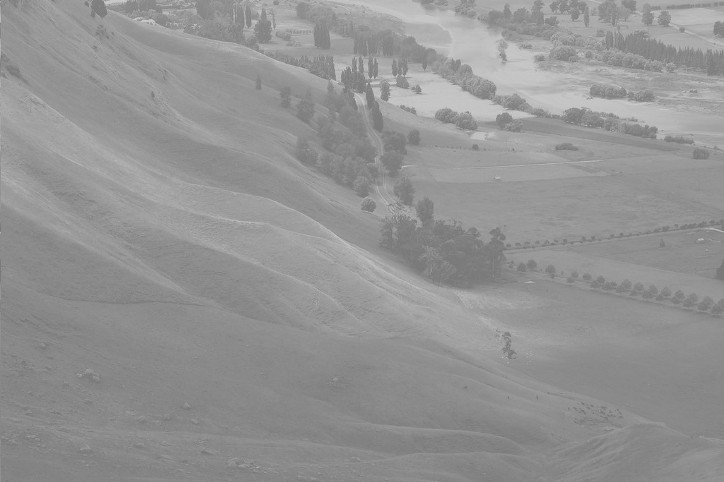
#> input picture TP4/assets/ej7/low_contrast_ex.jpeg, 724 x 482 px
$ jupyter execute --allow-errors ej7.ipynb
#> lines starting #> are read from the running program, lines starting #| are printed output that depends on the picture
### TP4/src/helpers/compare_images.py
import matplotlib.pyplot as plt
def compare_images(images, titles, norm=False):
    '''
    Plots a sequence of images next to each other.

        Parameters
        ----------
        images : array
            Images (in array format) to plot
        titles : array
            Titles (string) of each image. Must be the same size as the images array.
        norm : bool
            If True indicates range 0-1. If False, range 0-255.
    '''
    if (len(titles) != len(images)):
        raise ValueError("The length of the titles array must be equal to the length of the images array.")

    fig, axs = plt.subplots(1, len(images), figsize=(15,15))
    for i in range(len(images)):
        axs[i].axis('off')
        if norm:
            axs[i].imshow(images[i], cmap='gray', vmin=0, vmax=1)
        else:
            axs[i].imshow(images[i], cmap='gray')
        axs[i].set_title(titles[i])

### TP4/src/helpers/plot_histogram.py
# import numpy as np
import matplotlib.pyplot as plt
import numpy as np
import matplotlib as cm
def plot_histogram(image, new_image=[], title='', label='Original', new_label='', xlim=(0,255), correctY=True, showColorBar = True, plotCDF = False):
    """
    The function plots the histogram of an input image and, optionally, overlaps the histogram of secondary image.

    Parameters
    ----------
        'image':            array_like - The image used to plot the histogram. An array that contains the image values.
        'new_image':        array_like or None - Optional - The secondary image used to plot the histogram. An array that contains the image values.
        'title':            string -The plot's title.
        'label':            string - The label of the primary histogram.
        'new_label':        string or None - The label of the secondary histogram.
        'xlim':             tuple - The limits of the histogram to plot.
        'correctY':         bool - Adjusts the Y axis limits to fit the visualized graph.
        'showColorBar':     bool - Incorporates a gray color bar at the bottom of the plot.
        'plotCDF'           bool - Interpolates the cumulative distribution function in the histogram's plot.
    ----------
        'bins':             array_like - The edges of the bins.
        'N1':               array_like - The values of the primary histogram bins.
        'N2':               array_like - The values of the secondary histogram bins.
    """
    # Histograma original
    fig, ax = plt.subplots(figsize=(10,5))
    N1, bins1, _= ax.hist(image.ravel(),256,[0,255], density=True, label=label,)

    if (plotCDF):
        cdf = N1.cumsum()
        cdf_normalized = cdf * float(N1.max()) / cdf.max()
        ax.plot(cdf_normalized, label='CDF ' + label)

    # Histograma de la nueva imagen
    N2 = N1.copy()
    if(new_image is not None and len(new_image) > 0):
        N2, bins2, _ = ax.hist(new_image.ravel(),256,[0,255], density=True, label=new_label, alpha=0.8)
        if(plotCDF):
            cdf2 = N2.cumsum()
            cdf2_normalized = cdf2 * float(N2.max()) / cdf2.max()
            ax.plot(cdf2_normalized, label='CDF ' + new_label)


    # Selección límites
    plt.xlim(xlim)
    if (correctY):
        correct_limit(ax, bins1, N1, N2, xlim)

    sm = plt.cm.ScalarMappable(cmap=plt.cm.gray, norm=plt.Normalize(vmin=0, vmax=255))

    sm._A = []
    if (showColorBar):
        ticks = plt.xticks()[0]
        colorbar = plt.colorbar(sm, location='bottom', boundaries=np.linspace(xlim[0],xlim[1],200))
        colorbar.ax.get_xaxis().set_ticks([])


    plt.tight_layout()
    plt.legend()
    plt.title(title)
    plt.show()
    return bins1, N1, N2

def correct_limit(axis, x, y1, y2, xlim):
   i = np.where( (x > xlim[0]) &  (x < xlim[1]) )[0]
   plt.ylim( np.min([y1[i].min()*0.9, y2[i].min()*0.9]), np.max([y1[i].max()*1.1, y2[i].max()*1.1]))

### TP4/src/ej7-ecualizacion-histograma/ej7.ipynb
# Procesamiento de Imágenes - Trabajo Práctico N°4
## Grupo 3
* Santiago Arribere
* Matías Francois
* Joaquín Gaytan
* Pablo Scheinfeld

# Ejercicio 7

## Ecualización de Histograma

[cell 1]
from PIL import Image
import numpy as np
import sys
# Add the folder path to the sys.path list
sys.path.append('../../src/helpers/')
from plot_histogram import plot_histogram
from compare_images import compare_images

La ecualización de un histograma es una técnica empleada para ajustar el contraste de una imagen. A modo de introducción, en una imagen en la que el histograma se encuentre distribuido de una forma poco uniforme, el contraste no resulta adecuado. Por el contrario, el contraste es óptimo cuando los valores del histograma se encuentran distribuidos uniformemente.

Para comprobarlo, a continuación se muestran dos imágenes con sus respectivos histogramas. Estas imágenes fueron obtenidas de la página
<a href="https://ichi.pro/es/introduccion-a-la-ecualizacion-de-histogramas-para-la-mejora-de-imagenes-digitales-72596068212291" title="Ichi">Ichi</a>.

[cell 2]
low_contrast_ex = np.array(Image.open('../../assets/ej7/low_contrast_ex.jpeg'), dtype=np.uint8)  # Open
#> low_contrast_ex is the input picture: shape (482, 724, 3); min 113, max 209, mean 147.5
normal_contrast_ex = np.array(Image.open('../../assets/ej7/normal_contrast_ex.png'), dtype=np.uint8)  # Open
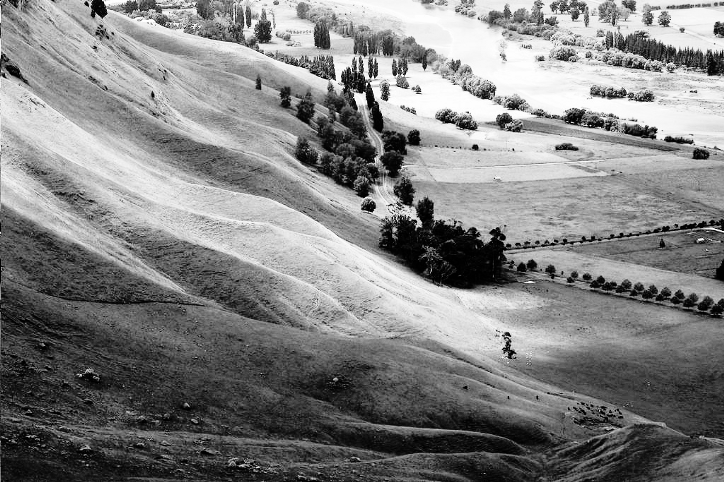
#> input picture TP4/assets/ej7/normal_contrast_ex.png, 724 x 482 px
#> normal_contrast_ex is the input picture: shape (482, 724, 3); min 0, max 255, mean 129.5

compare_images([low_contrast_ex, normal_contrast_ex], ['Bajo Contraste', 'Contraste Normal'])
#> the loop in compare_images, `for i in range(len(images)):` made 2 passes

#> (the rest of this cell did not finish here and is left out)

#> in plot_histogram, `N1, bins1, _= ax.hist(image.ravel(),256,[0,255], density=True, label=l..`: N1 = 256 values, max 0.0425 at index 137, min 0 at index 0, mean 0.00392; bins1 = 257 values from 0 to 255
#> in plot_histogram, `N2 = N1.copy()`: N2 has the same summary as N1
#> in plot_histogram, `N2, bins2, _ = ax.hist(new_image.ravel(),256,[0,255], density=True, la..`: N2 = 256 values, max 0.006 at index 72, min 0.000268 at index 255, mean 0.00392; bins2 = 257 values from 0 to 255
#> in correct_limit, `i = np.where( (x > xlim[0]) &  (x < xlim[1]) )[0]`: i = 255 values from 1 to 255

Se observa que la imagen izquierda presenta considerablemente poco contraste y esto se representa en el histograma por los valores muy focalizados en el centro de la escala. Por otro lado, la imagen derecha visualmente cuenta con un contraste adecuado. A su vez, su histograma se encuentra casi uniformemente distribuido alrededor de toda la escala de grises.

Dado el comportamiento mencionado, la ecualización del histograma busca aplanar el histograma de una imagen, distribuyendo los valores de forma tal que se mejore su contraste. Sin embargo, al trabajar con imágenes digitales, el histograma resultante no será perfectamente uniforme, ya que existe una cantidad limitada de valores que se asignan a cada píxel. Entonces, cada valor de gris será mapeado a un nuevo valor con el objetivo de aplanar el histograma lo máximo posible.

Siento r un valor de gris de entrada y s el valor de gris al que es mapeado, se busca una transformación T tal que: $$s = T(r)$$

### Caso continuo

En un caso continuo, la transformación a encontrar generaría el siguiente resultado, donde cada valor de salida tiene la misma probabilidad.

Para encontrar la transformación, se parte de las características de las funciones densidad de probabilidad.

$$\int_0^1{p_r(r)\cdot dr} = 1$$
$$\int_0^1{p_s(s)\cdot ds} = 1$$

Entonces, $$\int_0^1{p_r(r)\cdot dr} = \int_0^1{p_s(s)\cdot ds} = 1$$

Y, como $s = T(r)$,

$$p_s(s)\cdot ds = p_r(r)\cdot dr |_{r = T^{-1}(s)}$$

En el caso continuo, tomando al rango de 0 a L-1, todos los valores de salida tendrían la misma probabilidad, igual a $\frac{1}{L-1}$, dado que es una fdp uniforme.

Así, $$p_s(s) = \frac{1}{L-1}$$

Reemplazando:

$$p_s(s)\cdot = p_r(r)\cdot \frac{dr}{ds} |_{r = T^{-1}(s)} = \frac{1}{L-1}$$
$$\frac{dr}{ds} |_{r = T^{-1}(s)} =  \frac{1}{L-1} \cdot \frac{1}{p_r(r)}$$

Por último,

$$s = T(r) = (L-1) \cdot \int_0^r{p_r(w)\cdot dw} $$

### Caso discreto

En el caso discreto, la expresión de s resulta:

$$s_k = T(r_k) = (L-1) \cdot \sum_{j=0}^k{p_r(r_j)} $$

Y como, $p_r(r_j) = \frac{n_j}{M \cdot N}$, en una imagen de M x N píxeles:

$$s_k = T(r_k) = \frac{L-1}{M \cdot N} \cdot \sum_{j=0}^k{n_j} $$

En la expresión anterior $n_j$ representa cada píxel con un valor de gris $r_j$.

En resumen, para todos los píxeles de cada valor $r_j$ se obtiene un nuevo valor $s_j$ por el cual se los reemplazará. El nuevo valor coincide con multiplicar a $(L-1)$ por la función de distribución acumulada hasta el momento. La imagen resultante debería contener una función de distribución acumulada que crezca de forma aproximadamente lineal, ya que se busca que la función de densidad de probabilidad de la imagen sea aproximadamente uniforme.

## Implementación
### Mediante OpenCV

[cell 3]
import cv2
from matplotlib import pyplot as plt
path = "../../assets/ej7/low_contrast_2.png"
low_contrast_ex2 = cv2.imread(path, 0)
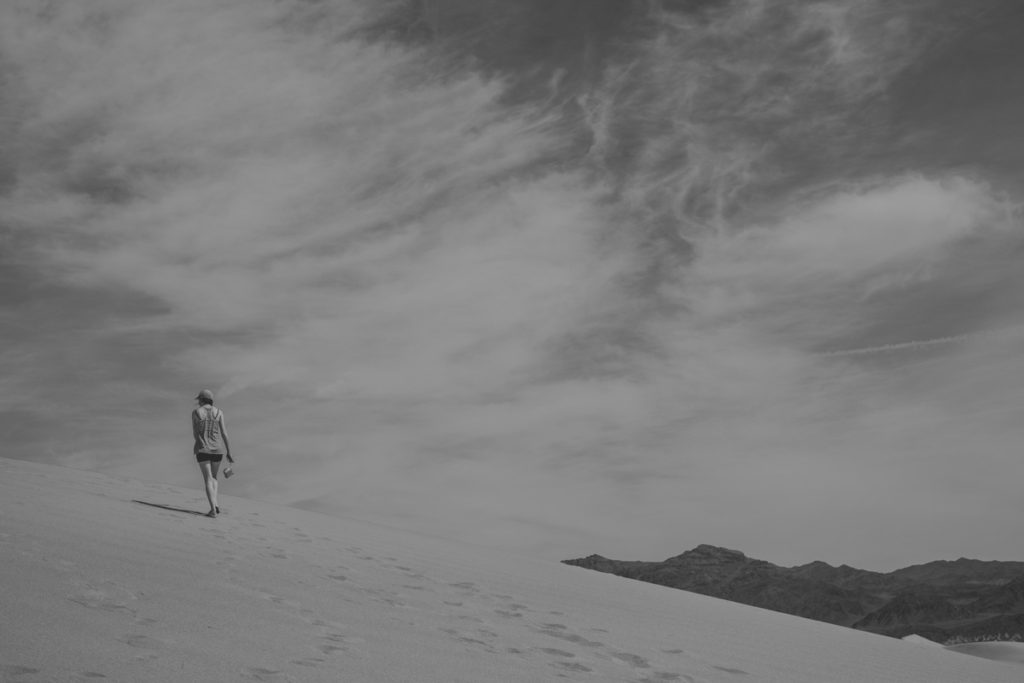
#> input picture TP4/assets/ej7/low_contrast_2.png, 1024 x 683 px
#> low_contrast_ex2 is the input picture: shape (683, 1024); min 30, max 173, mean 121.7
plt.imshow(low_contrast_ex2,cmap='gray')
plt.axis('off')
plt.title('Imagen con bajo contraste')

[cell 4]
equ = cv2.equalizeHist(low_contrast_ex2)
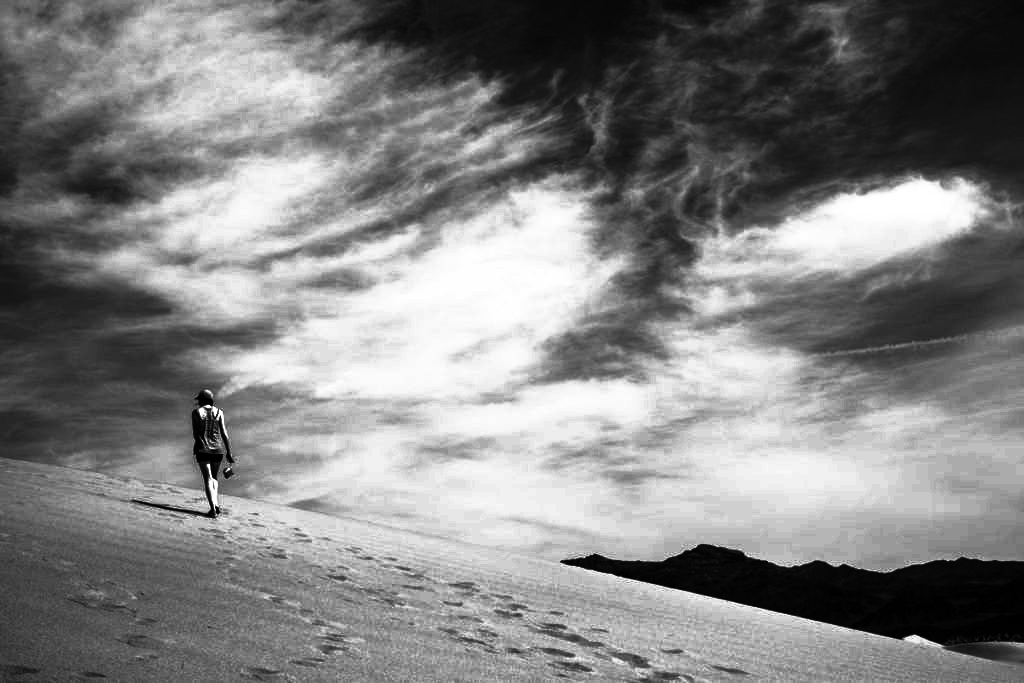
#> equ: shape (683, 1024); min 0, max 255, mean 130.1

compare_images([low_contrast_ex2, equ], ['Bajo Contraste', 'Ecualizada'])
#> the loop in compare_images (call 2), `for i in range(len(images)):` made 2 passes

#> (the rest of this cell did not finish here and is left out)


Al comparar las imágenes se observa que la resultante de ecualizar el histograma presenta claramente un mayor contraste. Asimismo, dicho contraste resulta adecuado y no se excede de lo esperado. De esta forma, se logró mejorar la calidad de la imagen original.

Analizando el histograma, se puede destacar que este fue transformado de tal forma que ocupe todo el rango de valores. Además, si bien no se logró que este sea constante debido a que el rango de valores es discreto, el nuevo histograma es mucho más cercano a una distribución uniforme que el original.

A continuación, para estudiar si el histograma resultante es realmente cercano a una distribución uniforme, se le superpone su función de distribución acumulada. Dado que en el caso de una función de probabilidad uniforme, la función de distribución acumulada debería ser una función lineal creciente, se espera que en este caso el comportamiento sea similar.

[cell 5]
# Histograma
hist,bins = np.histogram(equ.flatten(),256,[0,256])
#> hist = 256 values, max 26060 at index 171, min 0 at index 25, mean 2732; bins = 257 values from 0 to 256
# Calculo función de distribución acumulada
cdf = hist.cumsum()
#> cdf = 256 values from 1000 to 699392
cdf_normalized = cdf * float(hist.max()) / cdf.max()
#> cdf_normalized = 256 values from 37.26 to 26060

# Plot
plt.plot(cdf_normalized, color = 'b')
plt.hist(equ.flatten(),256,[0,256], color = 'r')
plt.xlim([0,256])
plt.legend(('cdf','Histograma'), loc = 'upper left')
plt.title('Histograma de imagen ecualizada')
plt.show()
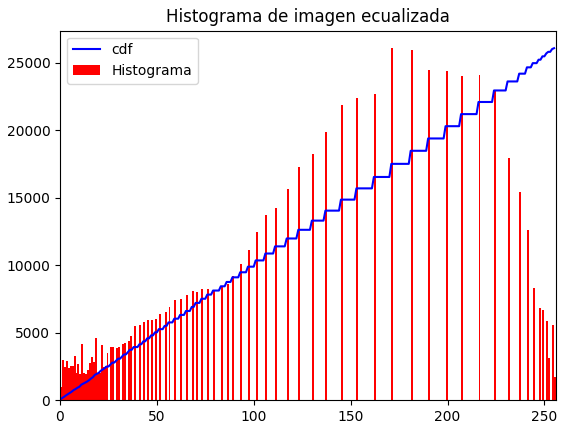
#> figure drawn by matplotlib, 1 panel; tallest bar 26060 high, from x = 171 to 172; curve peaks at x = 255, y = 26060

Efectivamente, el histograma resultante presenta una función de distribución acumulada muy similar a una función lineal creciente. La única diferencia se encuentra en la presencia de pequeños escalones que se deben a que el rango de valores es discreto.

### Implementación propia

A continuación se implementa y se prueba una función que realicé la ecualización del histograma de una imagen de entrada. Para realizarlo se tuvieron en cuenta las expresiones matemáticas incluidas anteriormente.

[cell 6]
def equalize_hist(image, L=256):
#> called with L = 256
    new_image = np.zeros(shape=image.shape, dtype=np.uint8)

    flattened = image.copy().flatten()
    ac = 0
    for j in range(L):  #Itera por todos los valores de gris.
        # Cuenta cantidad de píxeles con valor j.
        n_j = np.count_nonzero([flattened == j])
        # Calcula la probabilidad de dicho valor.
        p = n_j / len(flattened)
        # Actualiza función de distribución acumulada
        ac += p
        # Calcula valor de gris de reemplazo.
        s_j = (L-1)*ac
        # Reemplaza el valor j por el valor s_j
        new_image[image == j] = np.uint8(np.round(s_j))
#> after the loop, ac = 1
    return new_image

[cell 7]
img2 = np.array(Image.open('../../assets/ej7/low_contrast_ex.jpeg'), dtype=np.uint8)  # Open
ec = equalize_hist(img2)

compare_images([img2, ec], ['Bajo Contraste', 'Imagen Ecualizada'])
#> (the rest of this cell did not finish here and is left out)


Se observa que el algoritmo implementado funcionó adecuadamente. La imagen resultante presenta un contraste considerablemente más adecuado que la imagen original. A su vez, el histograma de la imagen ecualizada presenta una función de densidad acumulada que se asemeja más a una función lineal creciente que el histograma original.

[cell 8]
lc_3 = np.array(Image.open('../../assets/ej7/low_contrast_3.png'), dtype=np.uint8)  # Open
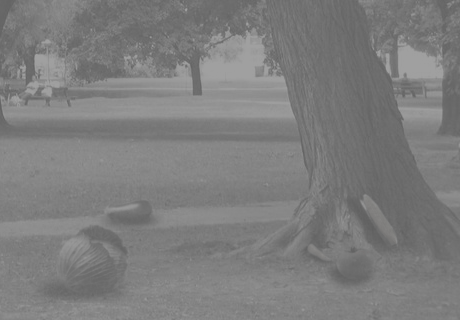
#> input picture TP4/assets/ej7/low_contrast_3.png, 460 x 320 px
#> lc_3 is the input picture: shape (320, 460, 3); mean R, G, B 125.4, 125.4, 125.4
ec_3 = equalize_hist(lc_3)
#> call 2 of equalize_hist, with L = 256
#> after the loop in equalize_hist (call 2), `for j in range(L):`:
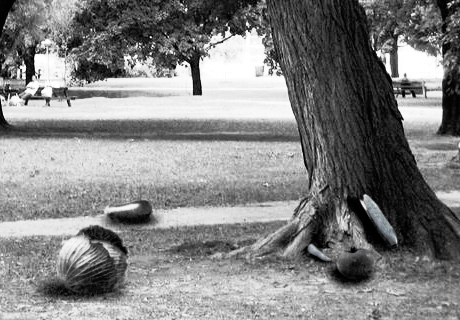
#> new_image: shape (320, 460, 3); mean of channels 0, 1, 2 130.4, 130.4, 130.4; drawn as B, G, R

compare_images([lc_3, ec_3], ['Bajo Contraste', 'Imagen Ecualizada'])
#> (the rest of this cell did not finish here and is left out)


[cell 9]
lc_4 = np.array(Image.open('../../assets/ej7/low_contrast_4.jfif'), dtype=np.uint8)  # Open
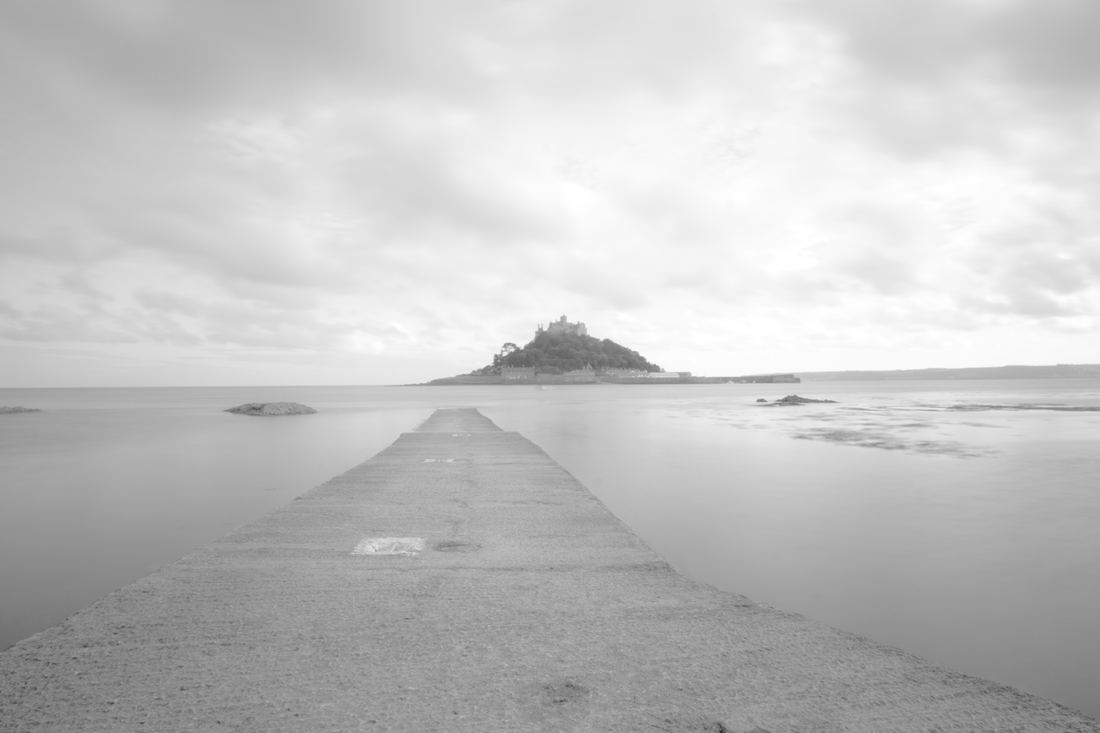
#> input picture TP4/assets/ej7/low_contrast_4.jfif, 1100 x 733 px
#> lc_4 is the input picture: shape (733, 1100, 3); mean R, G, B 194.5, 194.5, 194.5
ec_4 = equalize_hist(lc_4)
#> call 3 of equalize_hist, with L = 256
#> the loop in equalize_hist (call 3), `for j in range(L):` made 256 passes
#> (n_j, p, ac, s_j) on passes 1 to 3: (0, 0, 0, 0), (0, 0, 0, 0), (0, 0, 0, 0)
#> after the loop in equalize_hist (call 3), `for j in range(L):`:
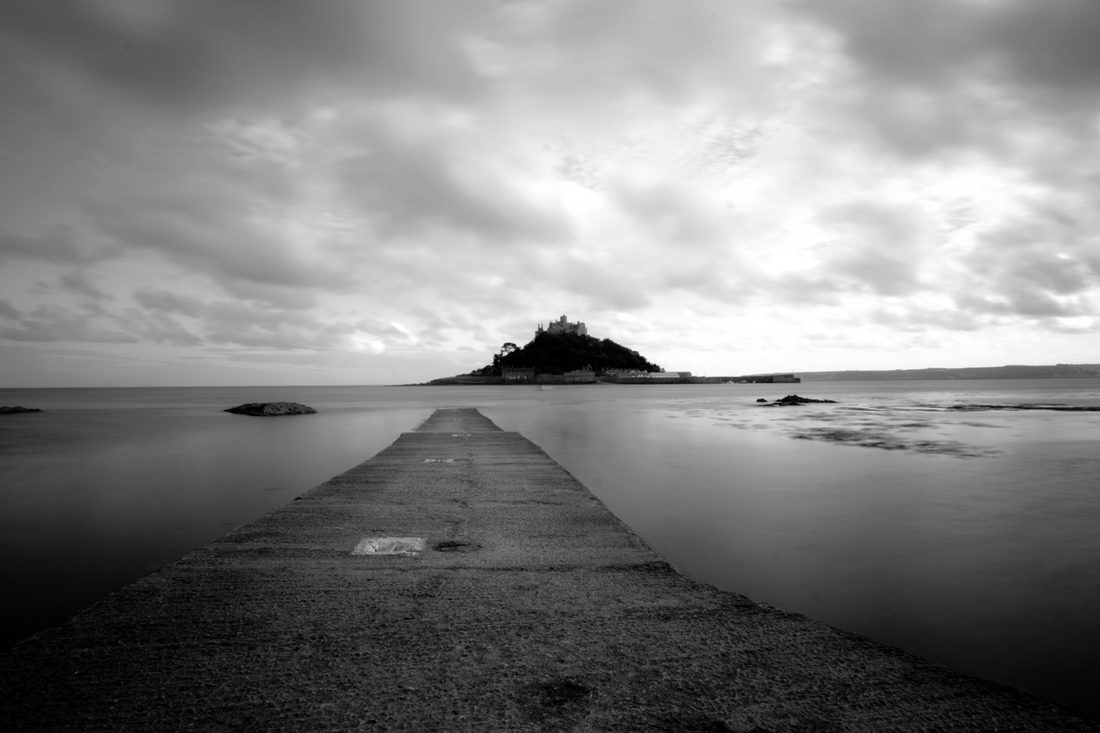
#> new_image: shape (733, 1100, 3); mean of channels 0, 1, 2 128.5, 128.5, 128.5; drawn as B, G, R

compare_images([lc_4, ec_4], ['Bajo Contraste', 'Imagen Ecualizada'])
#> (the rest of this cell did not finish here and is left out)
